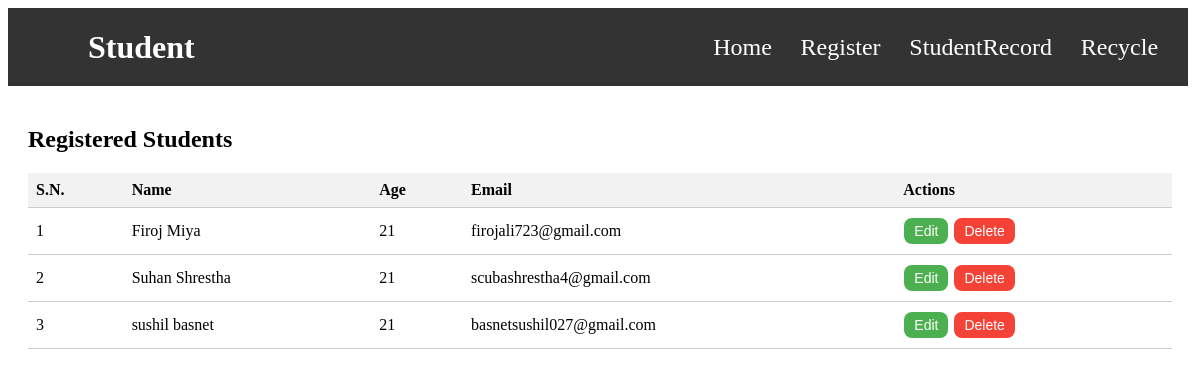
/studentRecord/, run on the app's committed database.
### app/models.py (models this page shows)
class Student(models.Model):
    name = models.CharField(max_length=100)
    age = models.IntegerField()
    email = models.EmailField()
    is_deleted = models.BooleanField(default=False)

### app/views.py (the view)
# urls.py: path('studentRecord/', views.studentRecord, name='studentRecord'),
def studentRecord(request):
    students = Student.objects.filter(is_deleted=False).order_by('name')
    return render(request, 'studentRecord.html', {'students': students})

### app/templates/studentRecord.html (shortened to what this page needs)
<!DOCTYPE html>
{% load static %}
<html lang="en">
<head>
    <link rel="stylesheet" href="{% static 'css/studentRecord.css' %}">
</head>
<body>
    <nav class="navbar">
        <a href="#" class="logo">Student</a>
        <ul class="nav-links">
            <li><a href="{% url 'home' %}">Home</a></li>
            <li><a href="{% url 'register' %}">Register</a></li>
            <li><a href="{% url 'studentRecord' %}">StudentRecord</a></li>
            <li><a href="{% url 'recycle' %}">Recycle</a></li>
        </ul>
    </nav>
    <main>
        <h2>Registered Students</h2>
        {% if students %}
        <table>
            <thead>
                <tr>
                    <th>S.N.</th>
                    <th>Name</th>
                    <th>Age</th>
                    <th>Email</th>
                    <th>Actions</th>
                </tr>
            </thead>
            <tbody>
                {% for s in students %}
                <tr>
                    <td>{{ forloop.counter }}</td>
                    <td>{{ s.name }}</td>
                    <td>{{ s.age }}</td>
                    <td>{{ s.email }}</td>
                    <td>
                        <a href="{% url 'edit_data' s.id %}"><button class="edit">Edit</button></a>
                        <a href="{% url 'delete_data' s.id %}"><button class="delete">Delete</button></a>
                    </td>
                </tr>
                {% endfor %}
            </tbody>
        </table>
        {% else %}
        <p>No students registered yet.</p>
        {% endif %}
    </main>
</body>
</html>

### app/static/css/studentRecord.css (style rules this page uses)
.navbar { background-color: #333; color: white; display: flex; justify-content: space-between; align-items: center; padding: 0.5rem 1rem; width: 97%; top: 0; }
.logo { margin-left: 4rem; color: white; text-decoration: none; font-size: 2rem; font-weight: bold; }
.nav-links { list-style: none; display: flex; }
.nav-links li a { color: white; text-decoration: none; padding: 0.1rem 0.9rem; font-size: 1.5rem; display: block; transition: background-color 0.3s; }
main { padding: 20px; }
h2 { margin-bottom: 20px; }
table { width: 100%; border-collapse: collapse; }
table th, table td { border-bottom: 1px solid #ccc; text-align: left; padding: 8px; }
table th { background-color: #f2f2f2; }
.edit { background-color: #4CAF50; border: none; color: white; padding: 5px 10px; text-align: center; text-decoration: none; display: inline-block; font-size: 14px; margin: 2px 1px; cursor: pointer; border-radius: 8px; }
.delete { background-color: #f44336; border: none; color: white; padding: 5px 10px; text-align: center; text-decoration: none; display: inline-block; font-size: 14px; margin: 2px 1px; cursor: pointer; border-radius: 8px; }

### data on the page
Student: name "Firoj Miya", age "21", email "firojali723@gmail.com"
Student: name "Suhan Shrestha", age "21", email "scubashrestha4@gmail.com"
Student: name "sushil basnet", age "21", email "basnetsushil027@gmail.com"
